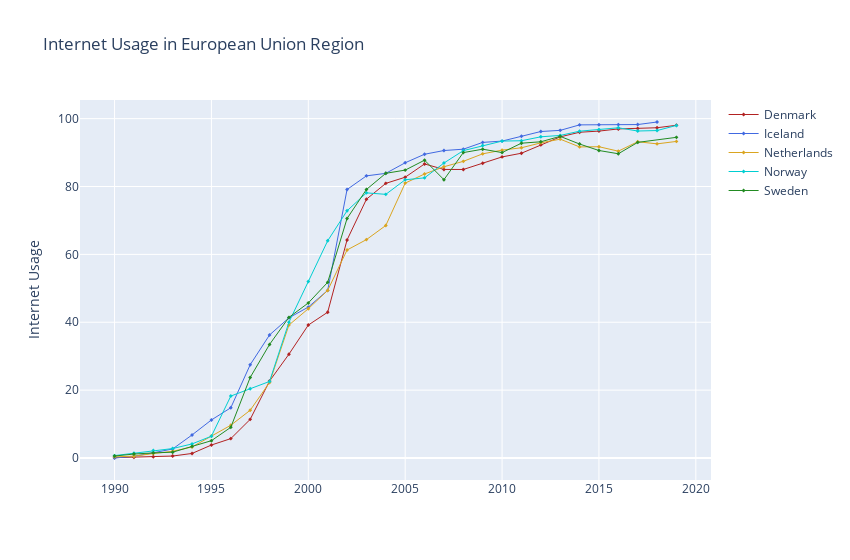

Write notebook code for a chart like this one.
### Code cell
# list of top 5 European Union Region countries with high internet use
lst7 = list(top5_EuropeanUnion.entity)
# Filtering table for countries in the list above
five_group7 = all_table[all_table['entity'].isin(lst7)]
# pivot table with countries as variables
five_group7 = five_group7.pivot_table('internet_usage', 'year', 'entity')

# Plotting 
# Function to make a line plot
def add_region(region, color):
    fig.add_trace(go.Scatter(x=five_group7.index, y=five_group7[region], 
                             mode="lines+markers",
                             marker= dict(
                                 symbol="diamond", size=3
                             ),
                            name=region, connectgaps=True,
                            line=dict(color=color, width=1)))
# Use function to make line plot for each country
fig = go.Figure()
add_region('Denmark', 'firebrick')
add_region('Iceland', 'royalblue')
add_region('Netherlands', 'goldenrod')
add_region('Norway', 'darkturquoise')
add_region('Sweden', 'forestgreen')
fig.update_layout(title='Internet Usage in European Union Region', width=850,
                  yaxis_title = 'Internet Usage'
                  )

### Figure 1 — Plotly figure (JSON) as saved in the notebook; plotly's stock layout.template omitted (floating-point values rounded to 4 significant figures)
{"data": [{"connectgaps": true, "line": {"color": "firebrick", "width": 1}, "marker": {"size": 3, "symbol": "diamond"}, "mode": "lines+markers", "name": "Denmark", "type": "scatter", "x": [1990, 1991, 1992, 1993, 1994, 1995, 1996, 1997, 1998, 1999, 2000, 2001, 2002, 2003, 2004, 2005, 2006, 2007, 2008, 2009, 2010, 2011, 2012, 2013, 2014, 2015, 2016, 2017, 2018, 2019], "y": [0.09728, 0.1941, 0.3869, 0.5783, 1.344, 3.826, 5.715, 11.38, 22.67, 30.59, 39.17, 42.96, 64.25, 76.26, 80.93, 82.74, 86.65, 85.03, 85.02, 86.84, 88.72, 89.81, 92.26, 94.63, 95.99, 96.33, 96.97, 97.1, 97.32, 98.05]}, {"connectgaps": true, "line": {"color": "royalblue", "width": 1}, "marker": {"size": 3, "symbol": "diamond"}, "mode": "lines+markers", "name": "Iceland", "type": "scatter", "x": [1990, 1991, 1992, 1993, 1994, 1995, 1996, 1997, 1998, 1999, 2000, 2001, 2002, 2003, 2004, 2005, 2006, 2007, 2008, 2009, 2010, 2011, 2012, 2013, 2014, 2015, 2016, 2017, 2018, 2019], "y": [0, 0.5051, 1.539, 2.668, 6.795, 11.22, 14.81, 27.48, 36.26, 41.29, 44.47, 49.39, 79.12, 83.14, 83.88, 87, 89.51, 90.6, 91, 93, 93.39, 94.82, 96.21, 96.55, 98.16, 98.2, 98.24, 98.26, 99.01, null]}, {"connectgaps": true, "line": {"color": "goldenrod", "width": 1}, "marker": {"size": 3, "symbol": "diamond"}, "mode": "lines+markers", "name": "Netherlands", "type": "scatter", "x": [1990, 1991, 1992, 1993, 1994, 1995, 1996, 1997, 1998, 1999, 2000, 2001, 2002, 2003, 2004, 2005, 2006, 2007, 2008, 2009, 2010, 2011, 2012, 2013, 2014, 2015, 2016, 2017, 2018, 2019], "y": [0.3344, 0.5315, 1.32, 1.967, 3.257, 6.473, 9.649, 14.07, 22.24, 39.18, 43.98, 49.37, 61.29, 64.35, 68.52, 81, 83.7, 85.82, 87.42, 89.63, 90.72, 91.42, 92.86, 93.96, 91.67, 91.72, 90.41, 93.2, 92.57, 93.29]}, {"connectgaps": true, "line": {"color": "darkturquoise", "width": 1}, "marker": {"size": 3, "symbol": "diamond"}, "mode": "lines+markers", "name": "Norway", "type": "scatter", "x": [1990, 1991, 1992, 1993, 1994, 1995, 1996, 1997, 1998, 1999, 2000, 2001, 2002, 2003, 2004, 2005, 2006, 2007, 2008, 2009, 2010, 2011, 2012, 2013, 2014, 2015, 2016, 2017, 2018, 2019], "y": [0.7073, 1.407, 2.216, 2.784, 4.152, 6.423, 18.25, 20.42, 22.56, 40, 52, 64, 72.84, 78.13, 77.69, 81.99, 82.55, 86.93, 90.57, 92.08, 93.39, 93.49, 94.65, 95.05, 96.3, 96.81, 97.3, 96.36, 96.49, 98.0]}, {"connectgaps": true, "line": {"color": "forestgreen", "width": 1}, "marker": {"size": 3, "symbol": "diamond"}, "mode": "lines+markers", "name": "Sweden", "type": "scatter", "x": [1990, 1991, 1992, 1993, 1994, 1995, 1996, 1997, 1998, 1999, 2000, 2001, 2002, 2003, 2004, 2005, 2006, 2007, 2008, 2009, 2010, 2011, 2012, 2013, 2014, 2015, 2016, 2017, 2018, 2019], "y": [0.5842, 1.161, 1.498, 1.716, 3.413, 5.098, 9.044, 23.73, 33.47, 41.43, 45.69, 51.77, 70.57, 79.13, 83.89, 84.83, 87.76, 82.01, 90, 91, 90, 92.77, 93.18, 94.78, 92.52, 90.61, 89.65, 93.01, null, 94.49]}], "layout": {"title": {"text": "Internet Usage in European Union Region"}, "width": 850, "yaxis": {"title": {"text": "Internet Usage"}}}}
